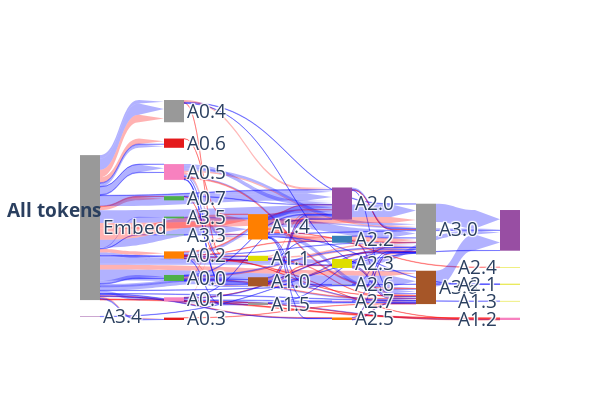

Write notebook code for a chart like this one.
### Code cell
from auto_circuit.visualize import draw_seq_graph
from auto_circuit.utils.tensor_ops import prune_scores_threshold
fig = draw_seq_graph(
    model=task.model,
    prune_scores=attribution_scores,
    score_threshold=prune_scores_threshold(attribution_scores, min_equiv),
    show_all_seq_pos=False,
    seq_labels=task.train_loader.seq_labels,
)

### Figure 1 — Plotly figure (JSON) as saved in the notebook; plotly's stock layout.template omitted (floating-point values rounded to 4 significant figures; data arrays with more than 128 entries replaced by an {"elided": "..."} marker saying what was removed)
{"data": [{"arrangement": "perpendicular", "domain": {"y": [0, 1]}, "link": {"arrowlen": 25, "color": {"elided": "144 str values"}, "label": {"elided": "144 str values"}, "source": {"elided": "144 int values"}, "target": {"elided": "144 int values"}, "value": {"elided": "144 float values"}}, "node": {"color": ["rgb(55, 126, 184)", "rgb(152, 78, 163)", "rgb(153, 153, 153)", "rgba(0,0,0,0.0)", "rgb(153, 153, 153)", "rgb(166, 86, 40)", "rgb(255, 127, 0)", "rgb(166, 86, 40)", "rgb(222, 222, 0)", "rgb(228, 26, 28)", "rgb(247, 129, 191)", "rgb(77, 175, 74)", "rgb(153, 153, 153)", "rgb(228, 26, 28)", "rgb(222, 222, 0)", "rgba(0,0,0,0.0)", "rgb(152, 78, 163)", "rgba(0,0,0,0.0)", "rgb(153, 153, 153)", "rgb(222, 222, 0)", "rgb(77, 175, 74)", "rgb(247, 129, 191)", "rgb(255, 127, 0)", "rgb(222, 222, 0)", "rgb(247, 129, 191)", "rgb(152, 78, 163)", "rgb(222, 222, 0)", "rgba(0,0,0,0.0)", "rgb(77, 175, 74)", "rgb(77, 175, 74)", "rgb(255, 127, 0)", "rgb(247, 129, 191)", "rgba(0,0,0,0.0)", "rgb(153, 153, 153)"], "label": ["A2.2", "A2.0", "A2.6", "", "A1.5", "A1.0", "A2.5", "A3.6", "A2.4", "A0.3", "A0.1", "A0.0", "A3.0", "A0.6", "A2.1", "", "A3.4", "", "A0.4", "A1.1", "A3.3", "A1.2", "A1.4", "A1.3", "A2.7", "", "A2.3", "", "A0.7", "A3.5", "A0.2", "A0.5", "", "Embed"], "line": {"width": 0}}, "orientation": "h", "type": "sankey"}], "layout": {"annotations": [{"showarrow": false, "text": "<b>All tokens</b>", "x": -0.17, "xref": "paper", "y": 0.5, "yref": "paper"}], "height": 400, "plot_bgcolor": "blue", "width": 600}}
